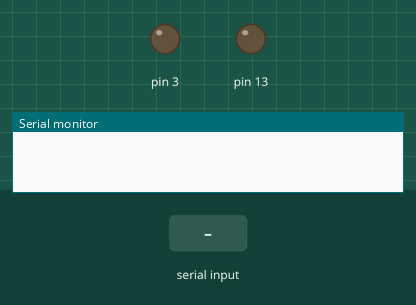
Simulated run of this sketch. Board: Arduino Uno, built with avr-gcc and run on an emulated ATmega328P. On the bench: output pins drawn as LEDs (lit = HIGH), the last lines printed to the serial monitor. Inputs (shaded band) come from the test bench.

Above: at 1.2 s.
1.3 s: "1" received over Serial
At 1.8 s:
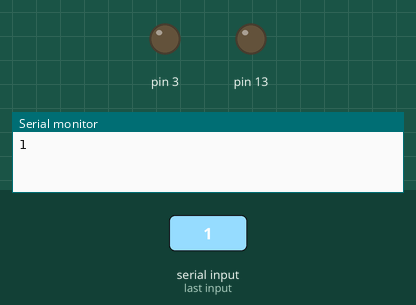
2.9 s: "2" received over Serial
At 4.2 s:
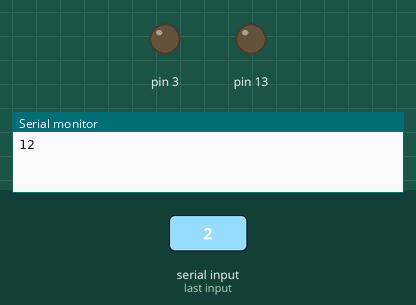
Timing chart, 0 to 5.9 s (numbered marks = the images above; inputs shaded):
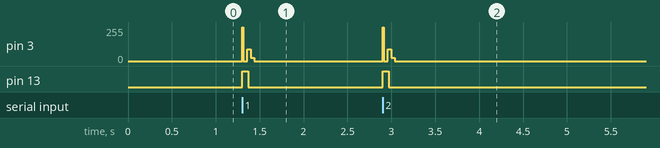

Measured:
- after the input at 1.3 s, pin 13: LOW → HIGH at once, → LOW 0.07 s later
- after the input at 2.9 s, pin 13: LOW → HIGH at once, → LOW 0.07 s later

The sketch:

irhdmiswitch.ino
```cpp
void setup() {
  pinMode(3, OUTPUT);
  pinMode(13, OUTPUT);
  Serial.begin(9600);
}

void Leader(){
  digitalWrite(13, HIGH);
  digitalWrite(3, HIGH);
  delay(9);
  digitalWrite(3, LOW);
  delayMicroseconds(4500);
}

void One() {
  digitalWrite(3, HIGH);
  delayMicroseconds(562);
  digitalWrite(3, LOW);
  delayMicroseconds(1687);
}

void Zero() {
  digitalWrite(3, HIGH);
  delayMicroseconds(562);
  digitalWrite(3, LOW);
  delayMicroseconds(562);
}

void Stop() {
  digitalWrite(3, HIGH);
  delayMicroseconds(562);
  digitalWrite(3, LOW);
  digitalWrite(13, LOW);
}

void SendAddress() {
  Zero();
  Zero();
  Zero();
  Zero();
  Zero();
  Zero();
  Zero();
  Zero();
  One();
  One();
  One();
  One();
  One();
  One();
  One();
  One();
}

void SetInput1() {
  Leader();
  SendAddress();
  Zero();
  Zero();
  One();
  Zero();
  Zero();
  Zero();
  Zero();
  Zero();
  One();
  One();
  Zero();
  One();
  One();
  One();
  One();
  One();
  Stop();
}

void SetInput2() {
  Leader();
  SendAddress();
  Zero();
  Zero();
  Zero();
  One();
  Zero();
  Zero();
  Zero();
  Zero();
  One();
  One();
  One();
  Zero();
  One();
  One();
  One();
  One();
  Stop();
}

void SetInput3() {
  Leader();
  SendAddress();
  Zero();
  One();
  Zero();
  One();
  Zero();
  Zero();
  Zero();
  Zero();
  One();
  Zero();
  One();
  Zero();
  One();
  One();
  One();
  One();
  Stop();
}

void loop() {
}

void serialEvent() {
  while (Serial.available()) {
    char inChar = (char)Serial.read();
    if (inChar == '1')
      SetInput1();
    else if (inChar == '2')
      SetInput2();
    else if (inChar == '3')
      SetInput3();
  Serial.print(inChar);
  }
}
```
